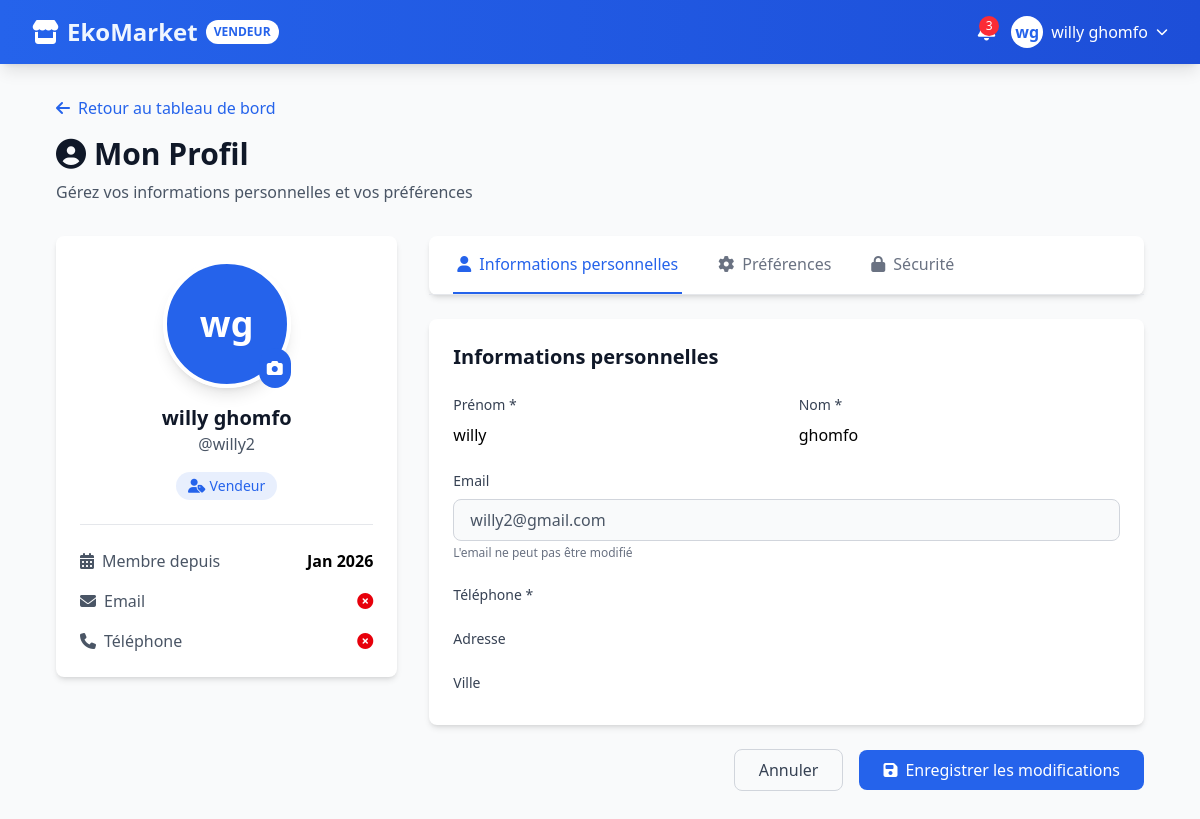
The app's page /users/profile/ (signed in) with its own data.
### users/models.py (models this page shows, shortened)
class Utilisateur(AbstractUser):
    USER_TYPE_CHOICES = [
        ('ACHETEUR', 'Acheteur'),
        ('VENDEUR', 'Vendeur'),
        ('ADMIN', 'Administrateur'),
    ]
    username = models.CharField(max_length=255,default=None, unique=True, verbose_name="Username")
    email = models.EmailField(unique=True, verbose_name="Email")
    type_utilisateur = models.CharField(
        max_length=10,
        choices=USER_TYPE_CHOICES,
        default='ACHETEUR',
        verbose_name="Type d'utilisateur"
    )
    regex_telephone = RegexValidator(
        regex=r'^\+?237?[0-9]{9}$',
        message="Le numéro doit être au format: '+237XXXXXXXXX' ou '6XXXXXXXX'"
    )
    telephone = models.CharField(
        validators=[regex_telephone],
        max_length=15,
        blank=True,
        verbose_name="Téléphone"
    )
    adresse = models.TextField(blank=True, verbose_name="adresse")
    ville = models.CharField(max_length=100, blank=True, verbose_name="Ville")
    code_postal = models.CharField(max_length=100, blank=True, verbose_name="Code_postal")
    email_verified = models.BooleanField(default=False, verbose_name="Email vérifié")
    phone_verified = models.BooleanField(default=False, verbose_name="Téléphone vérifié")
    email_notifications = models.BooleanField(default=True, verbose_name="Notifications par email")
    sms_notifications = models.BooleanField(default=False, verbose_name="Notifications par SMS")
    created_at = models.DateTimeField(auto_now_add=True, verbose_name="Date de création")
    updated_at = models.DateTimeField(auto_now=True, verbose_name="Dernière modification")
    USERNAME_FIELD = 'email'
    REQUIRED_FIELDS = ['username']
    class Meta:
        verbose_name = "Utilisateur"
        verbose_name_plural = "Utilisateurs"
        ordering = ['-created_at']
    @property
    def est_vendeur(self):
        return self.type_utilisateur == 'VENDEUR'
    """
    Profil étendu de l'utilisateur
    Informations supplémentaires pour personnaliser l'expérience
    """
    avatar = models.ImageField(
        upload_to='avatars/',
        blank=True,
        null=True,
        verbose_name="Photo de profil"
    )
    bio = models.TextField(blank=True, max_length=500, verbose_name="Biographie")
    preferred_language = models.CharField(
        max_length=2,
        choices=[('fr', 'Français'), ('en', 'English')],
        default='fr',
        verbose_name="Langue préférée"
    )

### users/views.py (the view)
# urls.py: path('profile/', views.profile_view, name = 'profile'),
@login_required
@require_http_methods(["GET", "POST"])
def profile_view(request):
    user = request.user
    if request.method == 'POST':
        user_form = UserProfileUpdateForm(request.POST, instance=user)
        profile_form = UserProfileExtendedForm(
            request.POST,
            request.FILES,
            instance=user
        )
        if user_form.is_valid() and profile_form.is_valid():
            user_form.save()
            profile_form.save()
            messages.success(request, 'Profil mis à jour avec succès !')
            return redirect('profile')
        else:
            messages.error(request, 'Veuillez corriger les erreurs.')
    else:
        user_form = UserProfileUpdateForm(instance=user)
        profile_form = UserProfileExtendedForm(instance=user)
    context = {
        'user_form': user_form,
        'profile_form': profile_form,
    }
    return render(request, 'users/profile.html', context)

### users/templates/users/profile.html (shortened to what this page needs)
{% extends 'base.html' %}
{% block content %}
<div class="bg-gray-50 min-h-screen py-8">
    <div class="max-w-6xl mx-auto px-4 sm:px-6 lg:px-8">
        <div class="mb-8">
            <a href="" class="text-[var(--color-primary)] hover:underline mb-4 inline-block">
                <i class="fas fa-arrow-left mr-2"></i>Retour au tableau de bord
            </a>
            <h1 class="text-3xl font-bold text-gray-900">
                <i class="fas fa-user-circle mr-2"></i>Mon Profil
            </h1>
            <p class="mt-2 text-gray-600">Gérez vos informations personnelles et vos préférences</p>
        </div>
        <div class="grid grid-cols-1 lg:grid-cols-3 gap-8">
            <div class="lg:col-span-1">
                <div class="bg-white rounded-lg shadow-md p-6">
                    <div class="text-center mb-6">
                        <div class="relative inline-block">
                            {% if user.profile.avatar %}
                            <img src="{{ user.profile.avatar.url }}" alt="Avatar" class="w-32 h-32 rounded-full object-cover border-4 border-[var(--color-primary)]">
                            {% else %}
                            <div class="w-32 h-32 rounded-full bg-gradient-to-br from-[var(--color-primary)] to-[var(--color-primary)] flex items-center justify-center text-white text-4xl font-bold border-4 border-white shadow-lg">
                                {{ user.first_name.0 }}{{ user.last_name.0 }}
                            </div>
                            {% endif %}
                            <label for="id_avatar" class="absolute bottom-0 right-0 bg-[var(--color-primary)] text-white p-2 rounded-full cursor-pointer hover:bg-secondary transition">
                                <i class="fas fa-camera"></i>
                            </label>
                        </div>
                        <h2 class="text-xl font-bold text-gray-900 mt-4">{{ user.get_full_name }}</h2>
                        <p class="text-gray-600">@{{ user.username }}</p>
                        <div class="mt-4 space-y-2">
                            <div class="inline-flex items-center px-3 py-1 bg-[var(--color-primary)]/10 text-[var(--color-primary)] rounded-full text-sm">
                                <i class="fas fa-user-tag mr-1"></i>
                                {% if user.est_vendeur %}Vendeur{% else %}Acheteur{% endif %}
                            </div>
                        </div>
                    </div>
                    <div class="border-t border-gray-200 pt-6">
                        <div class="space-y-4">
                            <div class="flex items-center justify-between">
                                <span class="text-gray-600"><i class="fas fa-calendar-alt mr-2"></i>Membre depuis</span>
                                <span class="font-semibold">{{ user.created_at|date:"M Y" }}</span>
                            </div>
                            <div class="flex items-center justify-between">
                                <span class="text-gray-600"><i class="fas fa-envelope mr-2"></i>Email</span>
                                <span class="font-semibold text-green-600">
                                    {% if user.email_verified %}
                                    <i class="fas fa-check-circle"></i>
                                    {% else %}
                                    <i class="fas fa-times-circle text-red-600"></i>
                                    {% endif %}
                                </span>
                            </div>
                            <div class="flex items-center justify-between">
                                <span class="text-gray-600"><i class="fas fa-phone mr-2"></i>Téléphone</span>
                                <span class="font-semibold text-green-600">
                                    {% if user.phone_verified %}
                                    <i class="fas fa-check-circle"></i>
                                    {% else %}
                                    <i class="fas fa-times-circle text-red-600"></i>
                                    {% endif %}
                                </span>
                            </div>
                        </div>
                    </div>
                </div>
            </div>
            <div class="lg:col-span-2">
                <div class="bg-white rounded-lg shadow-md mb-6">
                    <div class="border-b border-gray-200">
                        <nav class="flex space-x-8 px-6" aria-label="Tabs">
                            <button class="tab-btn active py-4 px-1 border-b-2 border-[var(--color-primary)] font-medium text-[var(--color-primary)]" data-tab="personal">
                                <i class="fas fa-user mr-2"></i>Informations personnelles
                            </button>
                            <button class="tab-btn py-4 px-1 border-b-2 border-transparent font-medium text-gray-500 hover:text-gray-700 hover:border-gray-300" data-tab="preferences">
                                <i class="fas fa-cog mr-2"></i>Préférences
                            </button>
                            <button class="tab-btn py-4 px-1 border-b-2 border-transparent font-medium text-gray-500 hover:text-gray-700 hover:border-gray-300" data-tab="security">
                                <i class="fas fa-lock mr-2"></i>Sécurité
                            </button>
                        </nav>
                    </div>
                </div>
                <form method="POST" enctype="multipart/form-data">
                    <div id="personal" class="tab-content bg-white rounded-lg shadow-md p-6">
                        <h3 class="text-xl font-bold text-gray-900 mb-6">Informations personnelles</h3>
                        <div class="space-y-6">
                            <div class="grid grid-cols-1 md:grid-cols-2 gap-6">
                                <div>
                                    <label for="id_first_name" class="block text-sm font-medium text-gray-700 mb-2">
                                        Prénom *
                                    </label>
                                    {{ user_form.first_name }}
                                </div>
                                <div>
                                    <label for="id_last_name" class="block text-sm font-medium text-gray-700 mb-2">
                                        Nom *
                                    </label>
                                    {{ user_form.last_name }}
                                </div>
                            </div>
                            <div>
                                <label class="block text-sm font-medium text-gray-700 mb-2">
                                    Email
                                </label>
                                <input type="email" value="{{ user.email }}" readonly class="w-full px-4 py-2 border border-gray-300 rounded-lg bg-gray-50 text-gray-600 cursor-not-allowed">
                                <p class="mt-1 text-xs text-gray-500">L'email ne peut pas être modifié</p>
                            </div>
                            <div>
                                <label for="id_phone_number" class="block text-sm font-medium text-gray-700 mb-2">
                                    Téléphone *
                                </label>
                            </div>
                            <div>
                                <label for="id_address" class="block text-sm font-medium text-gray-700 mb-2">
                                    Adresse
                                </label>
                            </div>
                            <div>
                                <label for="id_city" class="block text-sm font-medium text-gray-700 mb-2">
                                    Ville
                                </label>
                            </div>
                        </div>
                    </div>
                    <div class="mt-6 flex items-center justify-end space-x-4">
                        <a href="" class="px-6 py-2 border border-gray-300 text-gray-700 rounded-lg hover:bg-gray-50 transition">
                            Annuler
                        </a>
                        <button type="submit" class="cursor-pointer px-6 py-2 bg-[var(--color-primary)] text-white rounded-lg hover:bg-[var(--color-accent)]  transition">
                            <i class="fas fa-save mr-2"></i>Enregistrer les modifications
                        </button>
                    </div>
                </form>
            </div>
        </div>
    </div>
</div>
{% endblock %}

### boutiques/templates/base.html (shortened to what this page needs)
<!DOCTYPE html>
<html lang="fr">
<head>
    <script src="https://cdn.jsdelivr.net/npm/@tailwindcss/browser@4"></script>
    <link rel="stylesheet" href="https://cdnjs.cloudflare.com/ajax/libs/font-awesome/6.4.0/css/all.min.css">
</head>
<body class="bg-gray-50 min-h-screen flex flex-col">
    <nav class="bg-gradient-to-r from-[var(--color-primary)] to-[var(--color-secondary)] shadow-lg sticky top-0 z-50">
        <div class="max-w-7xl mx-auto px-4 sm:px-6 lg:px-8">
            <div class="flex justify-between items-center h-16">
                <div class="flex items-center space-x-8">
                    <a href="/" class="flex items-center space-x-2">
                        <i class="fas fa-store text-white text-2xl"></i>
                        <span class="text-2xl font-bold text-[var(--color-light)]">EkoMarket</span>
                        <span class="text-xs bg-white text-[var(--color-primary)] px-2 py-1 rounded-full font-semibold">VENDEUR</span>
                    </a>
                </div>
                <div class="hidden md:flex items-center space-x-4">
                    <button class="relative text-white hover:text-[var(--color-light)] transition">
                        <span class="absolute -top-1 -right-1 bg-red-500 text-white text-xs rounded-full w-5 h-5 flex items-center justify-center">3</span>
                    </button>
                    <div class="relative group">
                        <button class="flex items-center space-x-2 text-white hover:text-[var(--color-light)] transition">
                            <div class="w-8 h-8 bg-white rounded-full flex items-center justify-center text-[var(--color-primary)] font-bold">
                                {{ user.first_name.0 }}{{ user.last_name.0 }}
                            </div>
                            <span>{{ user.get_full_name }}</span>
                            <i class="fas fa-chevron-down text-xs"></i>
                        </button>
                    </div>
                </div>
            </div>
        </div>
    </nav>
    <main class="flex-grow">
        {% block content %}{% endblock %}
    </main>
</body>
</html>

### boutiques/templates/base.html (style rules this page uses)
:root { --color-primary: #2563EB; --color-secondary: #1D4ED8; --color-accent: #3B82F6; --color-dark: #1E293B; --color-light: #EFF6FF; }

### records on screen
Utilisateur: first_name.0 "w", last_name.0 "g", get_full_name "willy ghomfo", username "willy2", created_at "Jan 2026", first_name "willy", last_name "ghomfo", email "willy2@gmail.com"
